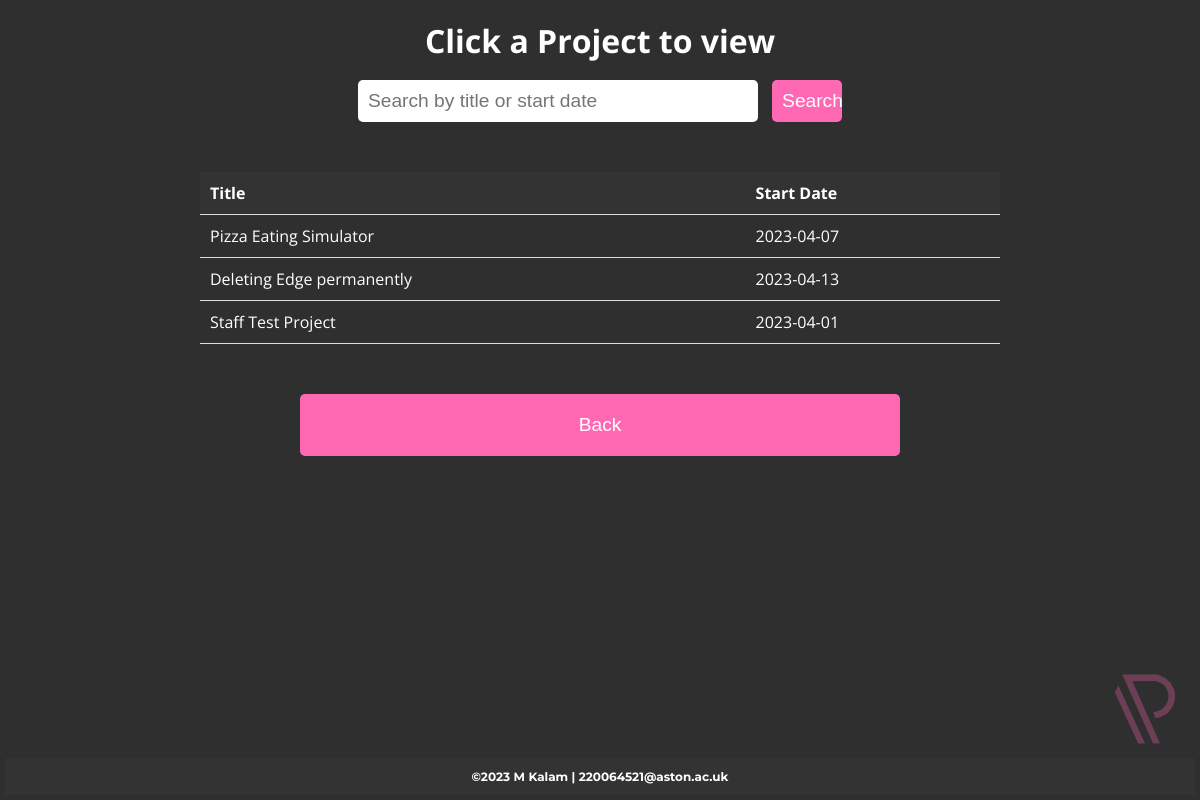
/view_projects.php, run on the app's committed database.
### tables this page shows
CREATE TABLE `projects` (
  `pid` int UNSIGNED NOT NULL,
  `title` varchar(100) NOT NULL,
  `start_date` date DEFAULT NULL,
  `end_date` date DEFAULT NULL,
  `phase` enum('design','development','testing','deployment','complete') DEFAULT NULL,
  `description` varchar(500) DEFAULT NULL,
  `uid` int UNSIGNED NOT NULL
);

### view_projects.php (the view, shortened to what this page needs)
<?php
$conn = new mysqli($host, $username, $password, $dbname);
$search_query = isset($_GET['q']) ? $_GET['q'] : '';
$sql = "SELECT pid, title, start_date FROM projects WHERE title LIKE ? OR start_date LIKE ?";
$stmt = $conn->prepare($sql);
$search_param = "%$search_query%";
$stmt->bind_param("ss", $search_param, $search_param);
$stmt->execute();
$result = $stmt->get_result();
?>
<!DOCTYPE html>
<html lang="en">
<head>
    <link rel="stylesheet" href="css/view_projects.css?rnd=@Function.SessionID">
</head>
<body>
    <div class="container">
        <h1>Click a Project to view</h1>
    </div>
    <div class="search-container">
        <form action="view_projects.php" method="GET">
            <input type="text" name="q" placeholder="Search by title or start date"
                value="<?php echo $search_query; ?>">
            <button type="submit">Search</button>
        </form>
    </div>
    <div class="table-container">
        <table>
            <tr>
                <th>Title</th>
                <th>Start Date</th>
            </tr>
            <?php
            if ($result->num_rows > 0) {
                while ($row = $result->fetch_assoc()) {
                    echo "<tr onclick=\"location.href='project_details.php?pid=" . $row["pid"] . "'\">";
                    echo "<td>" . $row["title"] . "</td>";
                    echo "<td>" . $row["start_date"] . "</td>";
                    echo "</tr>";
                }
            } else {
                echo "<tr><td colspan='2'>No results found</td></tr>";
            }
            ?>
        </table>
    </div>
    <div class="button-container">
        <button class="button" onclick="window.location.href='index.php'">Back</button>
    </div>
    <footer>
        <div class="logo-container">
            <a href="index.php">
                <img src="img/ap.svg" alt="logo">
            </a>
        </div>
        <div class="footer-text">
            <span>©2023 M Kalam | 220064521@aston.ac.uk</span>
        </div>
    </footer>
</body>
</html>

### css/view_projects.css (style rules this page uses)
* { box-sizing: border-box; margin: 0; padding: 0; }
html, body { height: 100%; }
body { background-color: #2f2f2f; color: #fff; font-family: "Open Sans", Helvetica, sans-serif; }
.container { display: flex; justify-content: center; align-items: center; height: 10%; }
.table-container { margin-top: 50px; max-height: 70%; overflow-y: auto; }
table { border-collapse: collapse; width: 100%; max-width: 800px; margin: 0 auto; }
table th, table td { padding: 10px; text-align: left; border-bottom: 1px solid #ddd; }
table th { background-color: #333; color: #fff; }
.search-container { margin-bottom: 50px; display: flex; justify-content: center; align-items: center; width: 100vw; }
.search-container input[type="text"] { padding: 10px; border: none; border-radius: 5px; width: 100vw; max-width: 400px; font-size: 1.2rem; margin-right: 10px; }
.search-container button[type="submit"] { padding: 10px; border: none; border-radius: 5px; font-size: 1.2rem; background-color: #ff69b4; width: 30%; max-width: 70px; color: #fff; cursor: pointer; transition: background-color 0.2s ease; }
.button-container { display: flex; justify-content: center; align-items: center; width: 100%; }
.button { display: inline-block; margin-top: 50px; padding: 20px; border-radius: 5px; width: 80%; max-width: 600px; margin-bottom: 20px; text-decoration: none; font-size: 1.2rem; color: #fff; background-color: #ff69b4; border: none; transition: background-color 0.2s ease; }
footer { position: fixed; left: 0; bottom: 0; width: 100%; color: #fff; text-align: right; font-size: 12px; padding: 5px; font-family: 'Open Sans', sans-serif; }
.logo-container { display: inline-block; height: 10vh; margin-right: 5px; }
.logo-container img { height: 100%; width: auto; opacity: 30%; padding-right: 10px; padding-bottom: 10px; transition: opacity 0.2s ease; }
.footer-text { background-color: #333; text-align: center; height: 100%; padding: 10px; }
footer span { font-family: 'Montserrat', sans-serif; font-weight: bold; }

### data on the page
projects: title "Pizza Eating Simulator", start_date "2023-04-07"
projects: title "Deleting Edge permanently", start_date "2023-04-13"
projects: title "Staff Test Project", start_date "2023-04-01"
